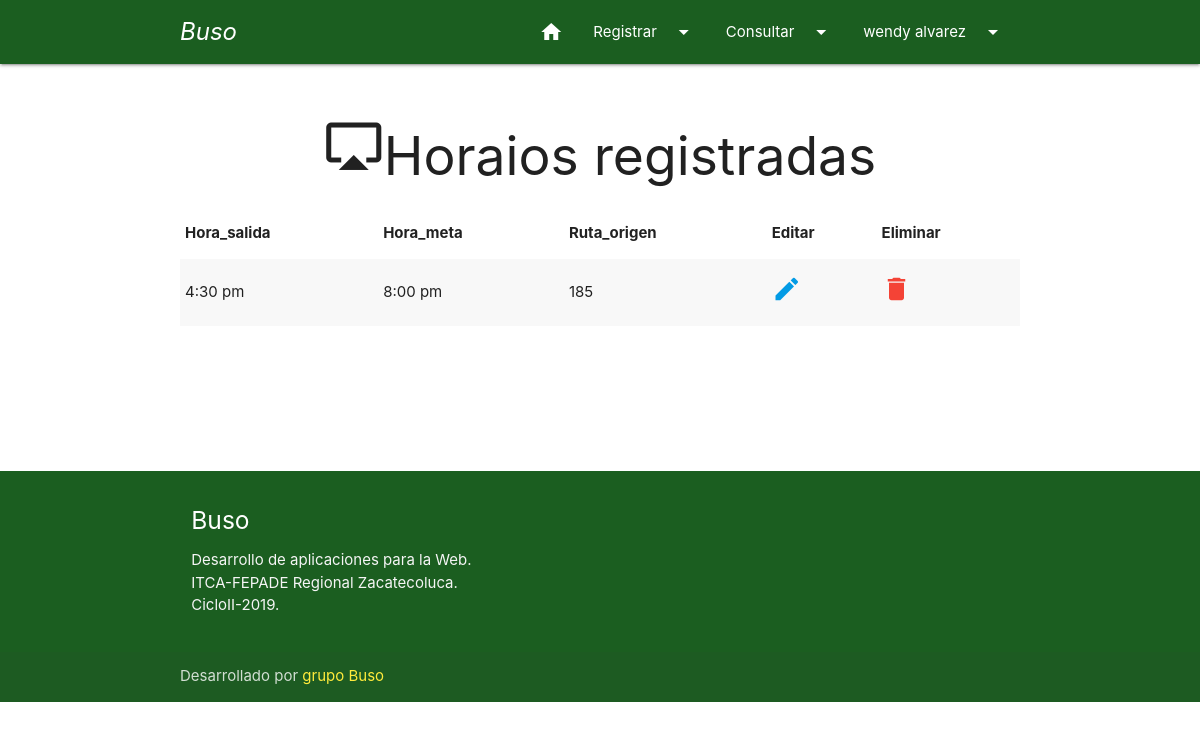
Screenshot of /web/WebTerminal/index.php?c=Horario&a=Consultar (signed in) with the database file from the repository.
### tables this page shows
CREATE TABLE `horario` (
  `idhorario` int(11) NOT NULL,
  `hora_salida` varchar(20) NOT NULL,
  `hora_meta` varchar(20) NOT NULL,
  `idruta` int(11) NOT NULL
);

CREATE TABLE `ruta` (
  `idruta` int(11) NOT NULL,
  `numero_ruta` varchar(10) NOT NULL,
  `nombre_bus` varchar(50) NOT NULL,
  `tarifa` varchar(20) NOT NULL,
  `idterminal` int(11) NOT NULL,
  `terminal_destino` varchar(200) NOT NULL
);

### web/WebTerminal/controller/horario.controller.php (called while the page is built, shortened)
<?php
require_once 'model/Horario.php';
class HorarioController{
    public function __CONSTRUCT(){
        $this->model = new Horario();
    }
    public function Consultar(){
        require_once 'view/include/cabecera_usuario.php';
        require_once 'view/mostrar_horario.php';
        require_once 'view/include/pie.php';
    }
}

### web/WebTerminal/model/Conexion.php (called while the page is built)
<?php
	class Conexion
	{
	    public static function Conectar()
	    {
	        $pdo = new PDO('mysql:host=localhost;dbname=mybuso;charset=utf8', 'root', '');
	        $pdo->setAttribute(PDO::ATTR_ERRMODE, PDO::ERRMODE_EXCEPTION);
	        return $pdo;
	    }
	}
?>

### web/WebTerminal/model/Horario.php (called while the page is built, shortened)
<?php
class Horario
{
	private $pdo;
	public function __CONSTRUCT()
	{
		try
		{
			$this->pdo = Conexion::Conectar();
		}
        catch (Throwable $t)
        {
			die($t->getMessage());
        }
		catch(Exception $e)
		{
			die($e->getMessage());
		}
	}
	public function ListarHorario()
	{
		try
		{
			$stm = $this->pdo->prepare("SELECT h.idhorario as idhorario, h.hora_salida as hora_salida, h.hora_meta as hora_meta, s.numero_ruta as numero_ruta FROM horario as h INNER JOIN ruta AS s ON h.idruta = s.idruta  ORDER BY hora_salida asc");
			$stm->execute();
			return $stm->fetchAll(PDO::FETCH_OBJ);
		}
        catch (Throwable $t)
        {
			die($t->getMessage());
        }
		catch(Exception $e)
		{
			die($e->getMessage());
		}
	}
}

### web/WebTerminal/view/mostrar_horario.php (the view)
<div class="container">
    <div class="section">
      <div class="row">
        <div class="col s12">
            <h2 class="center grey-text text-darken-4"><i class="medium material-icons">airplay</i>Horaios registradas</h2>
        </div>
             <div class="row">
              <table class="striped">
                <thead>
                    <tr>
                        <th>Hora_salida</th>
                        <th>Hora_meta</th>
                        <th>Ruta_origen</th>
                        <th>Editar</th>
                        <th>Eliminar</th>
                    </tr>
                </thead>
                <tbody>
                <?php foreach($this->model->ListarHorario() as $r): ?>
                    <tr>
                        <td><?php echo $r->hora_salida; ?></td>
                        <td><?php echo $r->hora_meta; ?></td>
                        <td><?php echo $r->numero_ruta; ?></td>
                        <td>
                            <a href="?c=Horario&a=Crud&id=<?php echo $r->idhorario; ?>" title="Editar horario" ><i class="small material-icons">edit</i></a>
                        </td>
                        <td>
                            <a onclick="javascript:return confirm('¿Seguro que desea eliminar este horario?');" href="?c=Horario&a=EliminarHorario&id=<?php echo $r->idhorario ?>" title="Eliminar Registro" ><i class="small material-icons red-text">delete</i></a>
                        </td>
                    </tr>
                <?php endforeach; ?>
                  </tbody>
                </table>
              </div>
      </div>
    </div>
    <br><br><br><br>
  </div>

### rows the page displays
horario: hora_salida "4:30 pm", hora_meta "8:00 pm", idruta.numero_ruta "185"

### other values shown
$_SESSION["nombre"] "wendy"
$_SESSION["apellido"] "alvarez"
